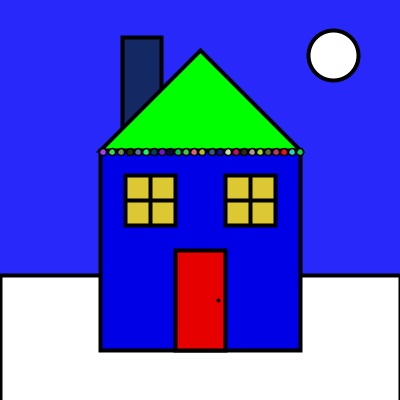
Frame 1 (no input)
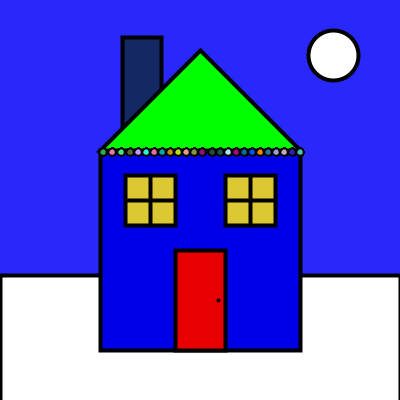
Frame 60 (the mouse pressed at the canvas centre just before this capture)
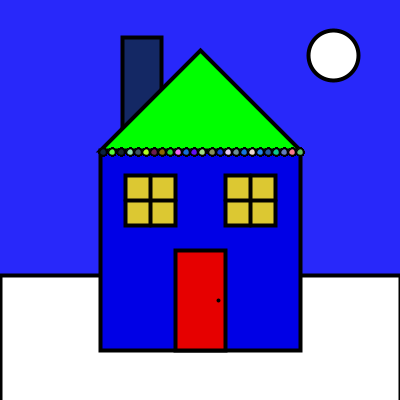
Frame 120 (the mouse held since frame 60 and released just before this capture)

The Processing sketch that drew these frames (run headless with seeded random() and noise(); from frame 60 on, the mouse is pressed at the canvas centre):

// Processing sketch: Sketch_4
// ── Sketch_4.pde
void setup(){
 size(400,400);
strokeWeight(4);
background(40,40,250);
ellipse(333,55,50,50);
fill(20,40,100);
rect(122,37,39,100);//chimney
fill(255);
rect(0,275,400,999);//ground
noFill();
fill(0,0,230);
rect(100,150,200,200);//house
noFill();
fill(230,0,0);
rect(175,250,50,100);//door
noFill();
fill(220,200,50);
rect(125,175,50,50);//window
rect(225,175,50,50);//window
noFill();
fill(0,255,0);
triangle(100,150,200,50,300,150);//roof
noFill();
fill(255);
line(150,175,150,225);//window line
line(125,200,175,200);//window line
line(225,200,275,200);//window line
line(250,175,250,225);//window line
point(218,300);//doorknob
}
void draw(){
  strokeWeight(1.5);
 println(mouseX,mouseY); 
//start Christmas lights
 frameRate(4);
fill(random(255), random(255), random(255));
ellipse(103,152,7,7);
noFill();
fill(random(255), random(255), random(255));
ellipse(112,152,7,7);
noFill();
fill(random(255), random(255), random(255));
ellipse(121,152,7,7);
noFill();
fill(random(255), random(255), random(255));
ellipse(130,152,7,7);
noFill();
fill(random(255), random(255), random(255));
ellipse(138,152,7,7);
noFill();
fill(random(255), random(255), random(255));
ellipse(146,152,7,7);
noFill();
fill(random(255), random(255), random(255));
ellipse(154,152,7,7);
noFill();
fill(random(255), random(255), random(255));
ellipse(162,152,7,7);
noFill();
fill(random(255), random(255), random(255));
ellipse(170,152,7,7);
noFill();
fill(random(255), random(255), random(255));
ellipse(178,152,7,7);
noFill();
fill(random(255), random(255), random(255));
ellipse(186,152,7,7);
noFill();
fill(random(255), random(255), random(255));
ellipse(194,152,7,7);
noFill();
fill(random(255), random(255), random(255));
ellipse(202,152,7,7);
noFill();
fill(random(255), random(255), random(255));
ellipse(212,152,7,7);
noFill();
fill(random(255), random(255), random(255));
ellipse(220,152,7,7);
noFill();
fill(random(255), random(255), random(255));
ellipse(228,152,7,7);
noFill();
fill(random(255), random(255), random(255));
ellipse(236,152,7,7);
noFill();
fill(random(255), random(255), random(255));
ellipse(244,152,7,7);
noFill();
fill(random(255), random(255), random(255));
ellipse(252,152,7,7);
noFill();
fill(random(255), random(255), random(255));
ellipse(260,152,7,7);
noFill();
fill(random(255), random(255), random(255));
ellipse(268,152,7,7);
noFill();
fill(random(255), random(255), random(255));
ellipse(276,152,7,7);
noFill();
fill(random(255), random(255), random(255));
ellipse(284,152,7,7);
noFill();
fill(random(255), random(255), random(255));
ellipse(292,152,7,7);
noFill();
fill(random(255), random(255), random(255));
ellipse(300,152,7,7); 
//end Christmas lights
}
